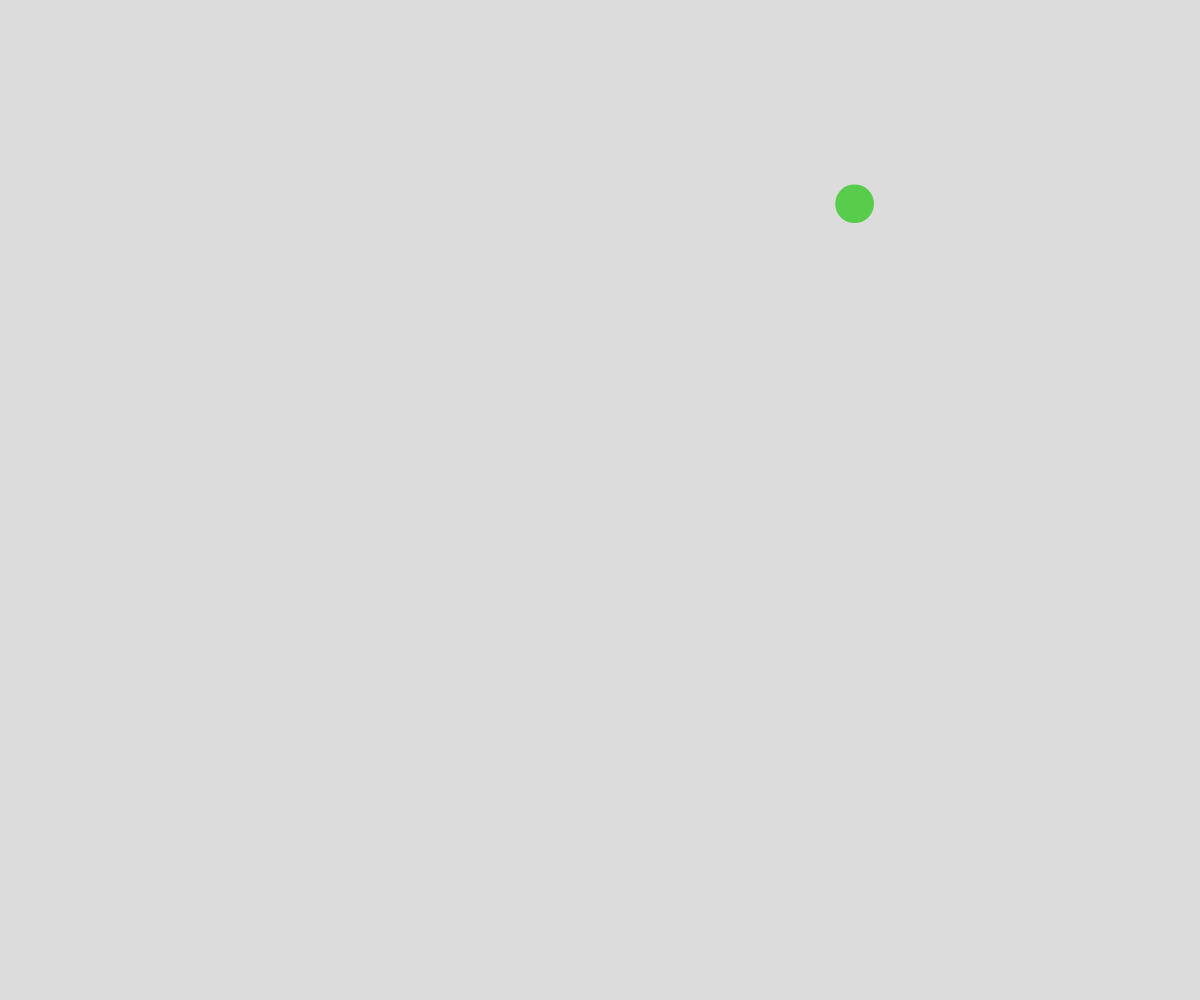
Frame 1 (no input)
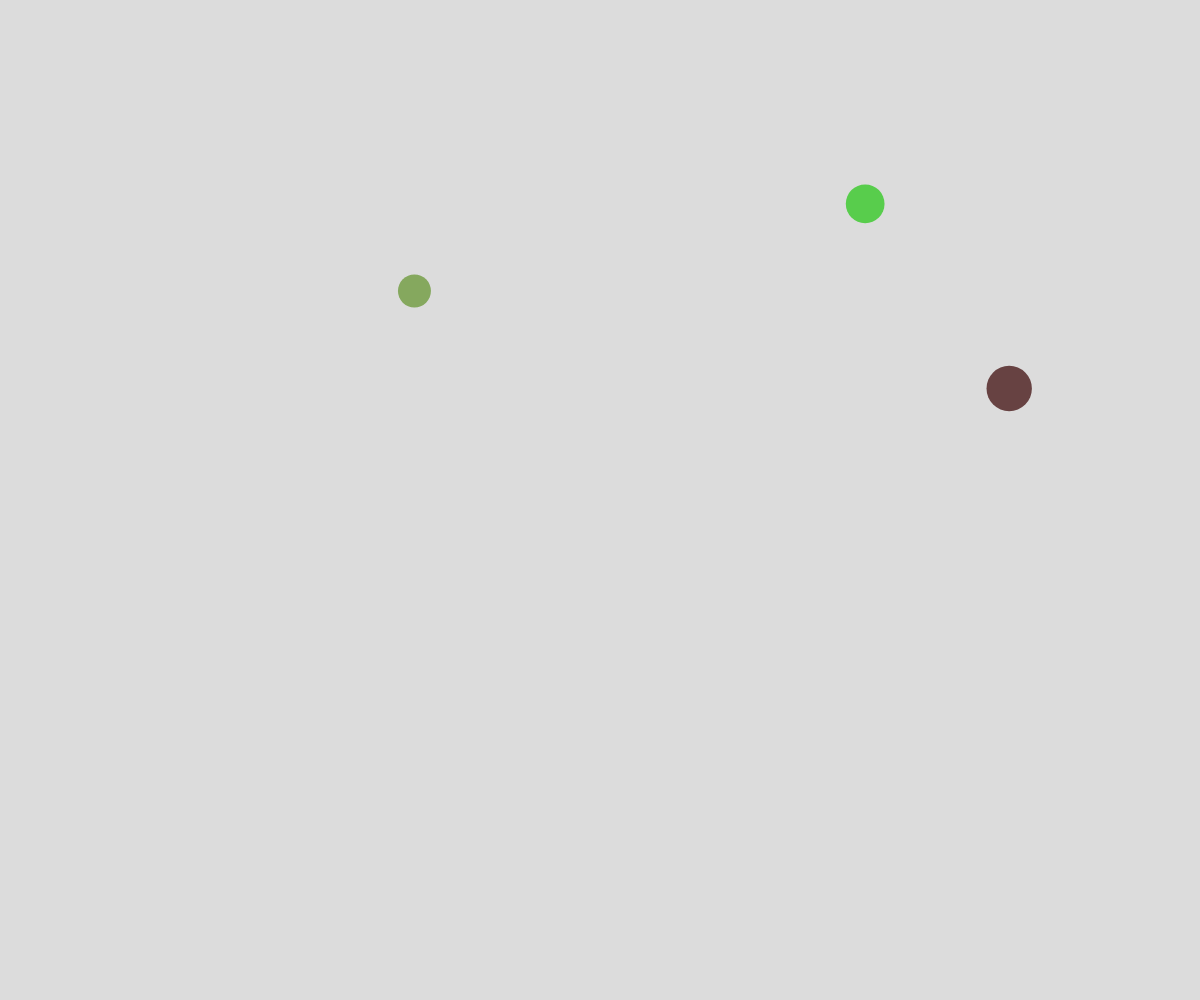
Frame 60 (no input)
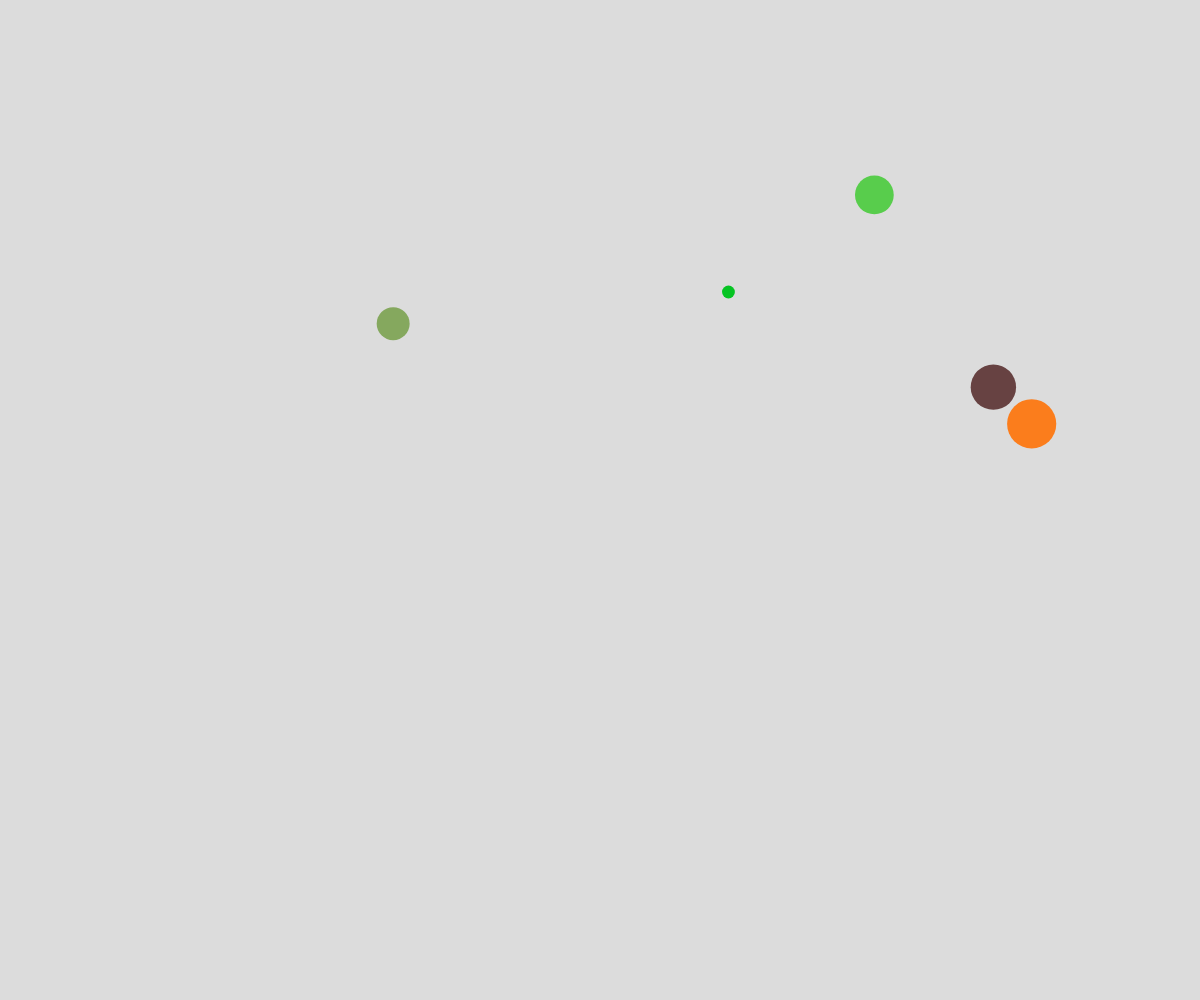
Frame 120 (the mouse pressed at the canvas centre since frame 60)

The p5.js sketch that drew these frames (run headless with seeded random() and noise() and a simulated clock; from frame 60 on, the mouse is pressed at the canvas centre):

// p5.js sketch
// ── sketch.js
let theAtoms = [];


function setup() {
  createCanvas(windowWidth, windowHeight);
  //for(let i = 0; i< 50; i++){
    spawnAtom();
 // }
  window.setInterval(spawnAtom, 1000);
}

function draw() {
  background(220);
  
  for (let atom of theAtoms){
    atom.x += random(-5,5);
    atom.y += random(-5,5);

    noStroke();
    fill(atom.theColor);
    circle(atom.x, atom.y, atom.size);
}
}

function spawnAtom(){
    let atom = {
    x: random(width),
    y : random(height),
    size: random(5, 50),
    theColor: color(random(255),random(255),random(255)),
  };
  theAtoms.push(atom);
}
